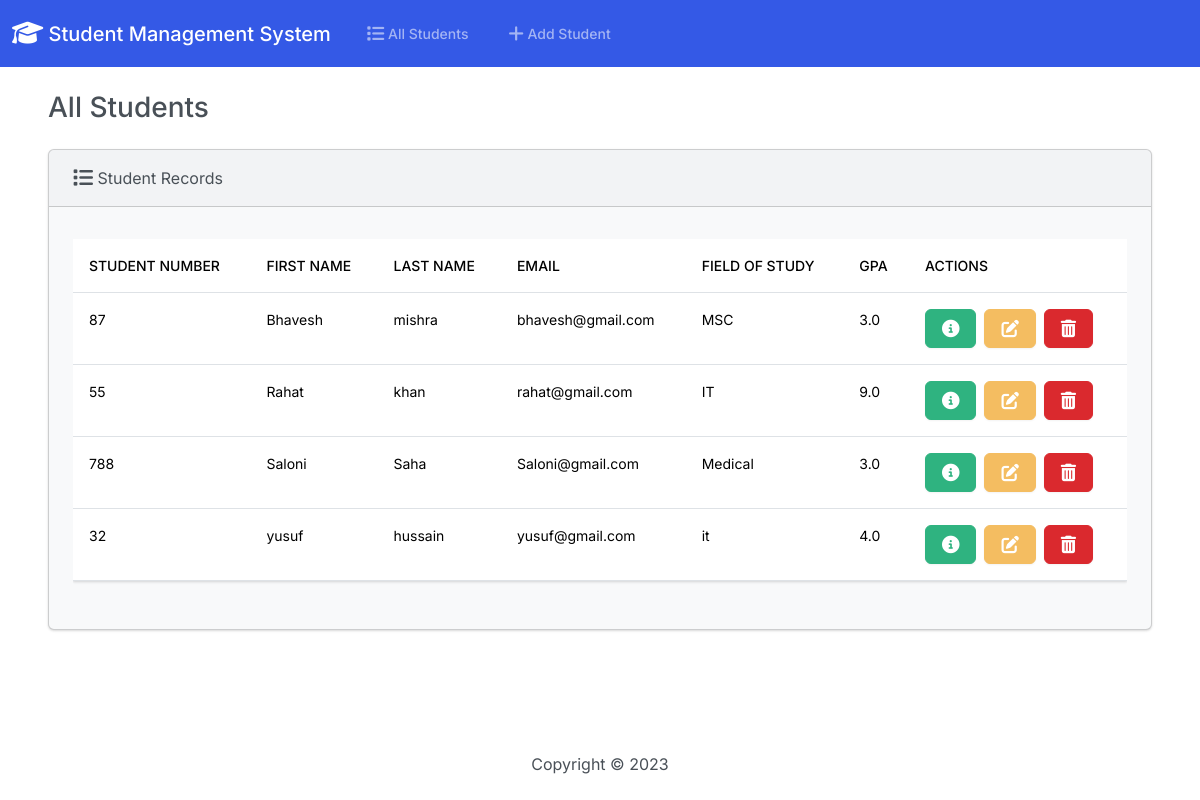
The page / on the database its author committed.
### students/models.py (models this page shows, shortened)
class Student(models.Model):
  student_number = models.PositiveIntegerField()
  first_name = models.CharField(max_length=50)
  last_name = models.CharField(max_length=50)
  email = models.EmailField(max_length=100)
  field_of_study = models.CharField(max_length=50)
  gpa = models.FloatField()

### students/views.py (the view)
# urls.py: path('', views.index, name='index'),
def index(request):
  return render(request, 'students/index.html', {
    'students': Student.objects.all()
  })

### students/templates/students/index.html (shortened to what this page needs)
{% extends "students/base.html" %}
{% block body %}
    <div class="container-fluid">
        <h3 class="m-4">All Students</h3>
        <div class="row">
            <div class="col-12">
                {% if students %}
                <div class="card bg-light ms-4 me-4 mb-4">
                    <div class="card-header">
                        <i class="fa-solid fa-list fa-lg"></i> Student Records
                    </div>
                    <div class="card-body">
                        <p class="card-text">
                        <div class="table-responsive">
                            <table class="table table-hover">
                                <thead>
                                    <tr>
                                        <th scope="col">Student Number</th>
                                        <th scope="col">First Name</th>
                                        <th scope="col">Last Name</th>
                                        <th scope="col">Email</th>
                                        <th scope="col">Field of Study</th>
                                        <th scope="col">GPA</th>
                                        <th scope="col">Actions</th>
                                    </tr>
                                </thead>
                                <tbody>
                                    {% for student in students %}
                                    <tr>
                                        <td>{{student.student_number}}</td>
                                        <td>{{student.first_name}}</td>
                                        <td>{{student.last_name}}</td>
                                        <td>{{student.email}}</td>
                                        <td>{{student.field_of_study}}</td>
                                        <td>{{student.gpa}}</td>
                                        <td>
                                            <button type="button" class="btn btn-success me-1" href="{% url 'view_student' student.id %}" data-bs-toggle="modal" data-bs-target="#myModal{{student.id}}">
                                            </button>
                                            <a class="btn btn-warning me-1" href="{% url 'edit' student.id %}">
                                            </a>
                                            <button type="button" class="btn btn-danger" data-bs-toggle="modal" data-bs-target="#delete{{student.id}}">
                                            </button>
                                        </td>
                                    </tr>
                                    {% endfor %}
                                </tbody>
                            </table>
                        </div>
                        </p>
                    </div>
                </div>
                {% else %}
                <h5 class="alert alert-primary ms-4 me-4">No Student Record</h5>
                {% endif %}
            </div>
        </div>
    </div>
</body>
</head>
</html>
{% endblock %}

### students/templates/students/base.html (shortened to what this page needs)
{% load static %}
<!DOCTYPE html>
<html lang="en">
<head>
    <link rel="stylesheet" href="https://cdnjs.cloudflare.com/ajax/libs/font-awesome/6.4.2/css/all.min.css" />
    <link href="{% static 'css/bootstrap.min.css' %}" rel="stylesheet">
<body class="d-flex flex-column min-vh-100">
    <nav class="navbar navbar-expand-lg bg-primary" data-bs-theme="dark">
        <div class="container-fluid">
            <a class="navbar-brand" href="{% url 'index' %}">
                <i class="fa-sharp fa-solid fa-graduation-cap fa-lg"></i> Student Management System
            </a>
            <div class="collapse navbar-collapse" id="navbarColor01">
                <ul class="navbar-nav me-auto">
                    <li class="nav-item">
                        <a class="nav-link" href="{% url 'index' %}">
                             All Students
                        </a>
                    </li>
                    <li class="nav-item">
                        <a class="nav-link" href="{% url 'add' %}">
                             Add Student
                        </a>
                    </li>
                </ul>
            </div>
        </div>
    </nav>
    <div class="container-fluid">
        {% block body %}
        {% endblock %}
    <footer class="mt-auto mb-4">
        <div class="text-center">
            <span>
                Copyright &copy;
            </span>
        </div>
    </footer>
</body>
</head>
</html>

### rows shown on the page
Student: student_number "87", first_name "Bhavesh", last_name "mishra", email "bhavesh@gmail.com", field_of_study "MSC", gpa "3.0"
Student: student_number "55", first_name "Rahat", last_name "khan", email "rahat@gmail.com", field_of_study "IT", gpa "9.0"
Student: student_number "788", first_name "Saloni", last_name "Saha", email "Saloni@gmail.com", field_of_study "Medical", gpa "3.0"
Student: student_number "32", first_name "yusuf", last_name "hussain", email "yusuf@gmail.com", field_of_study "it", gpa "4.0"
